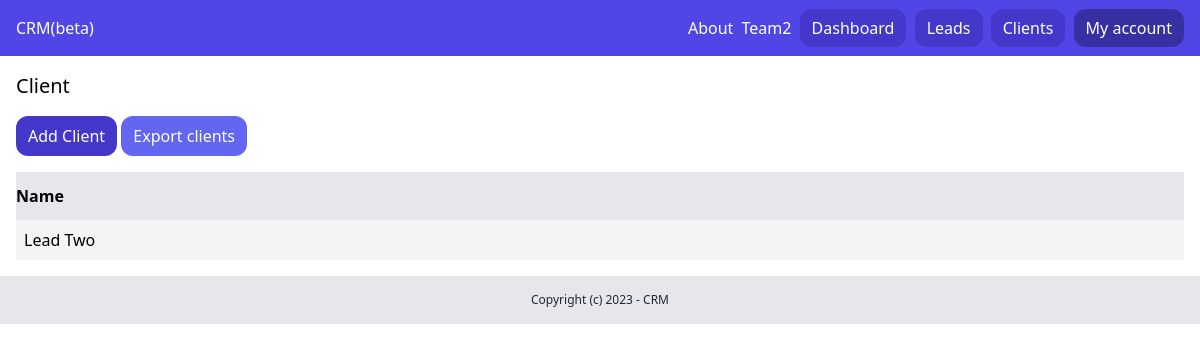
The page /dashboard/clients/ (signed in) on the database as committed earlier.
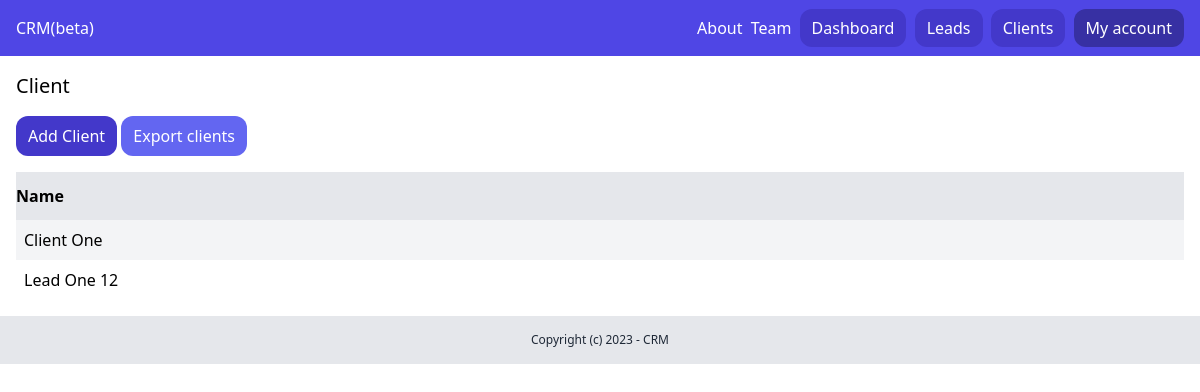
The same page on the database as committed later.
### team/models.py (models this page shows, shortened)
class Team(models.Model):
    plan = models.ForeignKey(Plan, related_name='teams', blank=True, null=True,
                             on_delete=models.CASCADE)
    name = models.CharField(max_length=100)
    members = models.ManyToManyField(User, related_name='teams')
    created_by = models.ForeignKey(
        User, related_name='created_teams', on_delete=models.CASCADE)
    created_at = models.DateTimeField(auto_now=True)

### client_app/models.py (models this page shows, shortened)
class Client(models.Model):
    class Meta:
        ordering = ('name',)
    team = models.ForeignKey(
        Team, related_name='clients', on_delete=models.CASCADE)
    name = models.CharField(max_length=255)
    email = models.EmailField()
    description = models.TextField(blank=True, null=True)
    created_by = models.ForeignKey(
        User, related_name='client', on_delete=models.CASCADE)
    created_at = models.DateTimeField(auto_now_add=True)
    modified_at = models.DateTimeField(auto_now=True)

### client_app/views.py (the view)
# urls.py: path('', ClientsListView.as_view(), name='clients_list'),
class ClientsListView(LoginRequiredMixin, ListView):
    model = Client
    template_name = 'client_app/client_list.html'
    context_object_name = 'clients'
    def get_queryset(self):
        queryset = super(ClientsListView, self).get_queryset()
        return queryset.filter(
            created_by=self.request.user)

### team/context_proceessors.py (called while the page is built)
def active_team(request):
    if request.user.is_authenticated:
        if request.user.userprofile.active_team:
            active_team = request.user.userprofile.active_team
        else:
            active_team = Team.objects.filter(created_by=request.user)[0]
    else:
        active_team = None
    return {'active_team': active_team}

### client_app/templates/client_app/client_list.html
{% extends 'core_app/base.html' %} {% block title %} Client {% endblock %} {%block content %}
<div class="py-4 px-4">
  <h1 class="mb-4 text-xl">Client</h1>
  <a href="{% url 'client_app:clients_add' %}" class="inline-block py-2 px-3 bg-indigo-700 rounded-xl text-white"
    >Add Client</a
  >
  <a href="{% url 'client_app:export' %}" class="inline-block py-2 px-3 rounded-xl bg-indigo-500 text-white"
    >Export clients</a
  >
  {% if clients %}
  <div class="mt-4 flex justify-between">
    <p class="py-3 px bg-gray-200 font-semibold w-full">Name</p>
  </div>
  {% for client in clients %}
  <div class="flex justify-between">
    <p class="py-2 px-2 w-full {% cycle 'bg-gray-100' '' %}">
      <a href="{% url 'client_app:clients_detail' client.id %}">{{client.name}}</a>
    </p>
  </div>
  {% endfor %} {% else %}
  <p class="mt-6 px-2">There are no clients in the database</p>
  {% endif %}
</div>
{% endblock %}

### core_app/templates/core_app/partials/nav.html
<nav class="py-4 px-4 flex justify-between bg-indigo-600">
  <a href="/" class="text-white">CRM(beta)</a>
  <div class="space-x-1">
    <a href="{% url 'core_app:about' %}" class="text-white">About</a>
    {% if request.user.is_authenticated %}
    <a href="{% url 'team:detail' active_team.id %}" class="text-white"> {{ active_team.name }} </a>
    <a href="{% url 'dashboard:dashboard' %}" class="py-2 px-3 bg-indigo-700 rounded-xl text-white">Dashboard</a>
    <a href="{% url 'lead:leads_list' %}" class="py-2 px-3 bg-indigo-700 rounded-xl text-white">Leads</a>
    <a href="{% url 'client_app:clients_list' %}" class="py-2 px-3 bg-indigo-700 rounded-xl text-white">Clients</a>
    <a href="{% url 'acount' %}" class="py-2 px-3 bg-indigo-800 rounded-xl text-white">My account</a>
    {% else %}
    <a href="{% url 'userprofile:login' %}" class="py-2 px-3 bg-indigo-700 rounded-xl text-white">Log in</a>
    <a href="{% url 'userprofile:signup' %}" class="py-2 px-3 bg-indigo-700 rounded-xl text-white">Sign up</a>
    {% endif %}
  </div>
</nav>

Rows that differ between the two databases and show on the page:
removed Team: name "Team2"
removed Client: name "Lead Two"
added Team: name "Team"
added Client: name "Client One"
added Client: name "Lead One 12"
